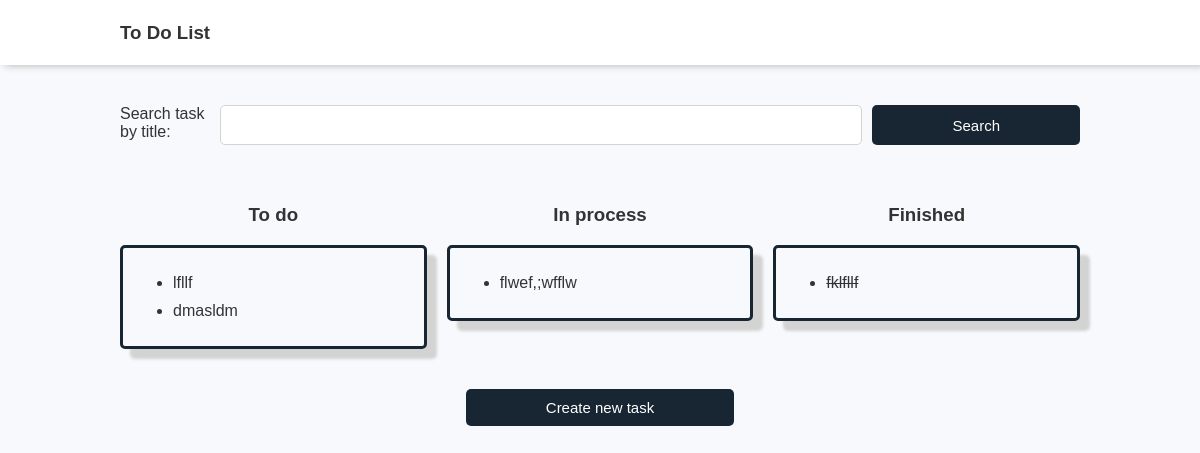
Before: / with the older database file.
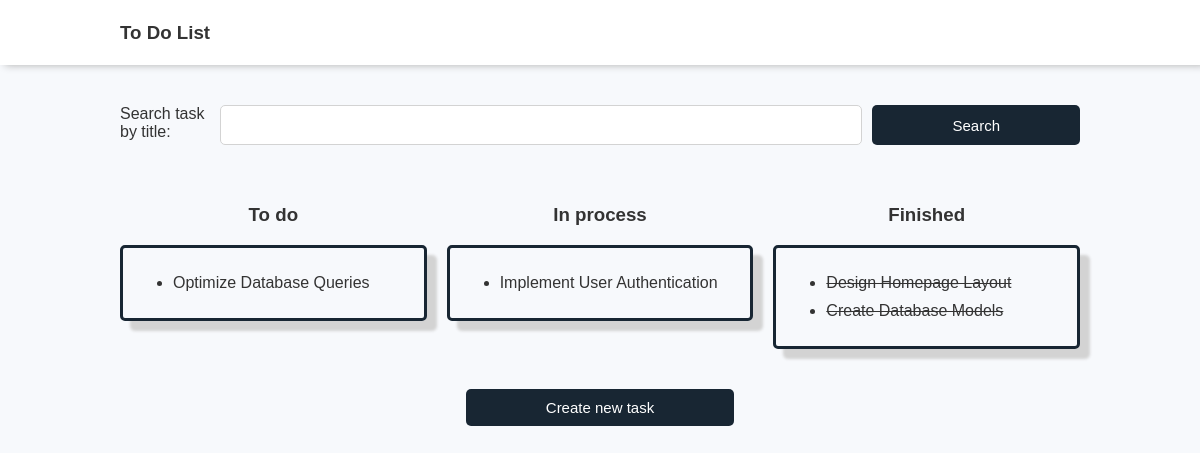
After: the same page with the newer database file.
### tasks/models.py (models this page shows)
class Task(models.Model):
    to_do = 'to_do'
    in_process = 'in_process'
    finished = 'finished'
    STATUS_CHOICES = [
        (to_do, 'to do'),
        (in_process, 'in process'),
        (finished, 'finished'),
    ]
    title = models.CharField(max_length=255)
    description = models.TextField()
    status = models.CharField(
        max_length=255,
        choices=STATUS_CHOICES,
        default=to_do
    )
    created_at = models.DateTimeField(auto_now_add=True)
    def __str__(self) -> str:
        return self.title

### tasks/views.py (the view)
# urls.py: path('', TaskListView.as_view(), name='task-list'),
class TaskListView(ListView):
    model = Task
    def get_queryset(self):
        qs = super().get_queryset()
        searched_title = self.request.GET.get('title')
        if searched_title:
            qs = qs.filter(title__contains=searched_title)
        return qs
    def get_context_data(self, **kwargs):
        context =  super().get_context_data(**kwargs)
        context['search_form'] = TitleFilterForm()
        return context

### tasks/forms.py
class TitleFilterForm(forms.Form):
    title = forms.CharField(
        max_length=255,
        label='Search task by title'
    )

### tasks/templates/tasks/task_list.html
{% extends 'tasks/base.html' %}
{% block content %}
<form method="get" class="search-form">
    {{ search_form }}
    <button type="submit">Search</button>
</form>
<div class="desk">
     <div class="box-container">
        <h3>To do</h3>
        <div class="box">
            <ul>
                {% for task in object_list %}
                    {% if task.status == 'to_do' %}
                    <li><a href="{% url 'task-detail' task.pk %}">{{ task }}</a></li>
                    {% endif %}
                {% endfor %}
            </ul>
        </div>
     </div>
    <div class="box-container">
        <h3>In process</h3>
        <div class="box">
            <ul>
                {% for task in task_list %}
                    {% if task.status == 'in_process' %}
                    <li><a href="{% url 'task-detail' task.pk %}">{{ task }}</a></li>
                    {% endif %}
                {% endfor %}
            </ul>
        </div>
     </div>
    <div class="box-container">
        <h3>Finished</h3>
        <div class="box">
            <ul>
                {% for task in task_list %}
                    {% if task.status == 'finished' %}
                    <li style="text-decoration: line-through;"><a href="{% url 'task-detail' task.pk %}">{{ task }}</a></li>
                    {% endif %}
                {% endfor %}
            </ul>
        </div>
     </div>
</div>
<div class="btn-container">
    <a href="{% url 'task-create' %}"><button>Create new task</button></a>
</div>
{% endblock %}

### tasks/templates/tasks/base.html (shortened to what this page needs)
{% load static %}
<!DOCTYPE html>
<html lang="en">
<head>
    <link rel="stylesheet" href="{% static 'tasks/css/styles.css' %}">
</head>
<body>
    <header>
        <div class="container">
            <h3><a href="{% url 'task-list' %}">To Do List</a></h3>
        </div>
    </header>
    <main>
        <div class="container">
            {% block content %}
            {% endblock %}
        </div>
    </main>
</body>
</html>

### tasks/static/tasks/css/styles.css (style rules this page uses)
a { text-decoration: none; color: #333333; }
body { margin: 0; font-family: Arial, sans-serif; background-color: #F7F9FC; color: #333333; }
.container { width: 80%; margin: 0 auto; }
header { background-color: #fff; box-shadow: 5px 0 8px rgb(174, 174, 174); color: #333333; padding: 3px 0; }
.desk { display: flex; flex-direction: row; padding: 40px 0; gap: 20px; }
.box-container { text-align: center; width: 33%; }
.box { padding: 10px; border: 3px solid #182633; border-radius: 5px; text-align: left; box-shadow: 10px 10px 3px #D3D3D3; }
ul { display: flex; flex-direction: column; gap: 10px; }
li a { text-decoration: none; color: #333333; }
.btn-container { margin: 0 auto; width: fit-content; }
button, input[type=submit] { background-color: #182633; color: #fff; padding: 10px 80px; border: none; border-radius: 5px; font-size: 15px; cursor: pointer; }
input[type="text"], textarea, select { width: 100%; padding: 10px; border: 1px solid #D3D3D3; border-radius: 5px; font-size: 16px; }
.search-form { padding-top: 40px; display: flex; gap: 10px; }

Changed rows visible on the page:
removed Task: title "lfllf", shown under "To do"
removed Task: title "dmasldm", shown under "To do"
removed Task: title "flwef,;wfflw", shown under "In process"
removed Task: title "fklfllf", shown under "Finished"
added Task: title "Optimize Database Queries", shown under "To do"
added Task: title "Implement User Authentication", shown under "In process"
added Task: title "Design Homepage Layout", shown under "Finished"
added Task: title "Create Database Models", shown under "Finished"
